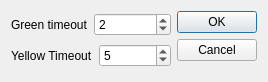
<?xml version="1.0" encoding="UTF-8"?>
<ui version="4.0">
 <class>HelmManagerConfig</class>
 <widget class="QDialog" name="HelmManagerConfig">
  <property name="geometry">
   <rect>
    <x>0</x>
    <y>0</y>
    <width>268</width>
    <height>82</height>
   </rect>
  </property>
  <property name="windowTitle">
   <string>Dialog</string>
  </property>
  <layout class="QHBoxLayout" name="horizontalLayout_3">
   <item>
    <layout class="QVBoxLayout" name="verticalLayout">
     <item>
      <layout class="QHBoxLayout" name="horizontalLayout">
       <item>
        <widget class="QLabel" name="greenTimeoutLabel">
         <property name="text">
          <string>Green timeout</string>
         </property>
        </widget>
       </item>
       <item>
        <widget class="QSpinBox" name="greenTimeoutSpinBox">
         <property name="maximum">
          <number>600</number>
         </property>
         <property name="value">
          <number>2</number>
         </property>
        </widget>
       </item>
      </layout>
     </item>
     <item>
      <layout class="QHBoxLayout" name="horizontalLayout_2">
       <item>
        <widget class="QLabel" name="yellowTimeoutLabel">
         <property name="text">
          <string>Yellow Timeout</string>
         </property>
        </widget>
       </item>
       <item>
        <widget class="QSpinBox" name="yellowTimeoutSpinBox">
         <property name="maximum">
          <number>600</number>
         </property>
         <property name="value">
          <number>5</number>
         </property>
        </widget>
       </item>
      </layout>
     </item>
    </layout>
   </item>
   <item>
    <widget class="QDialogButtonBox" name="buttonBox">
     <property name="orientation">
      <enum>Qt::Vertical</enum>
     </property>
     <property name="standardButtons">
      <set>QDialogButtonBox::Cancel|QDialogButtonBox::Ok</set>
     </property>
    </widget>
   </item>
  </layout>
 </widget>
 <resources/>
 <connections>
  <connection>
   <sender>buttonBox</sender>
   <signal>accepted()</signal>
   <receiver>HelmManagerConfig</receiver>
   <slot>accept()</slot>
   <hints>
    <hint type="sourcelabel">
     <x>248</x>
     <y>254</y>
    </hint>
    <hint type="destinationlabel">
     <x>157</x>
     <y>274</y>
    </hint>
   </hints>
  </connection>
  <connection>
   <sender>buttonBox</sender>
   <signal>rejected()</signal>
   <receiver>HelmManagerConfig</receiver>
   <slot>reject()</slot>
   <hints>
    <hint type="sourcelabel">
     <x>316</x>
     <y>260</y>
    </hint>
    <hint type="destinationlabel">
     <x>286</x>
     <y>274</y>
    </hint>
   </hints>
  </connection>
 </connections>
</ui>
